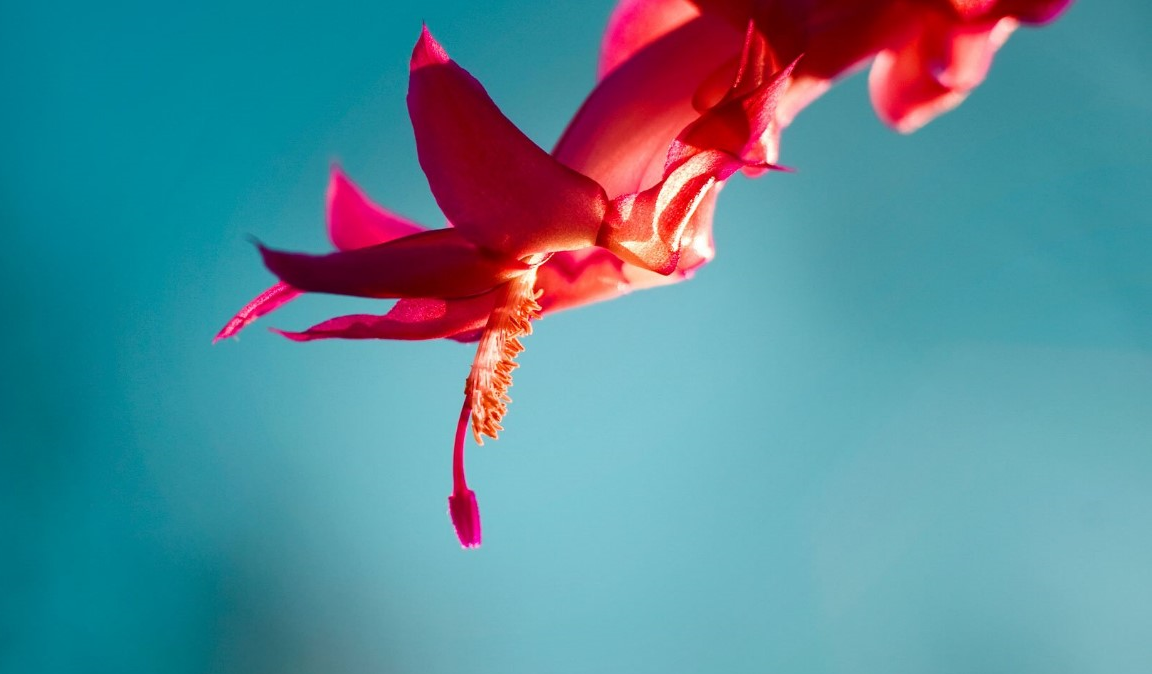
#> input picture opencv/opencv/image.png, 1152 x 674 px
$ jupyter execute 'image edge detection.ipynb'   (older library calls are emulated)
#> lines starting #> are read from the running program, lines starting #| are printed output that depends on the picture; after the words box and inside, x2 and y2 are one past the last pixel; in counts of white or black regions, pixels touching at a corner belong together
[cell 1]
import cv2

[cell 2]
img=cv2.imread("image.png",0)
#> img: shape (674, 1152); min 28, max 255, mean 137.3

[cell 3]
height,width=img.shape
#> height = 674; width = 1152

[cell 4]
sobel_x=cv2.Sobel(img,cv2.CV_64F,1,0,ksize=5)
sobel_y=cv2.Sobel(img,cv2.CV_64F,0,1,ksize=5)

[cell 5]
cv2.imshow("Sobel_x",sobel_x)
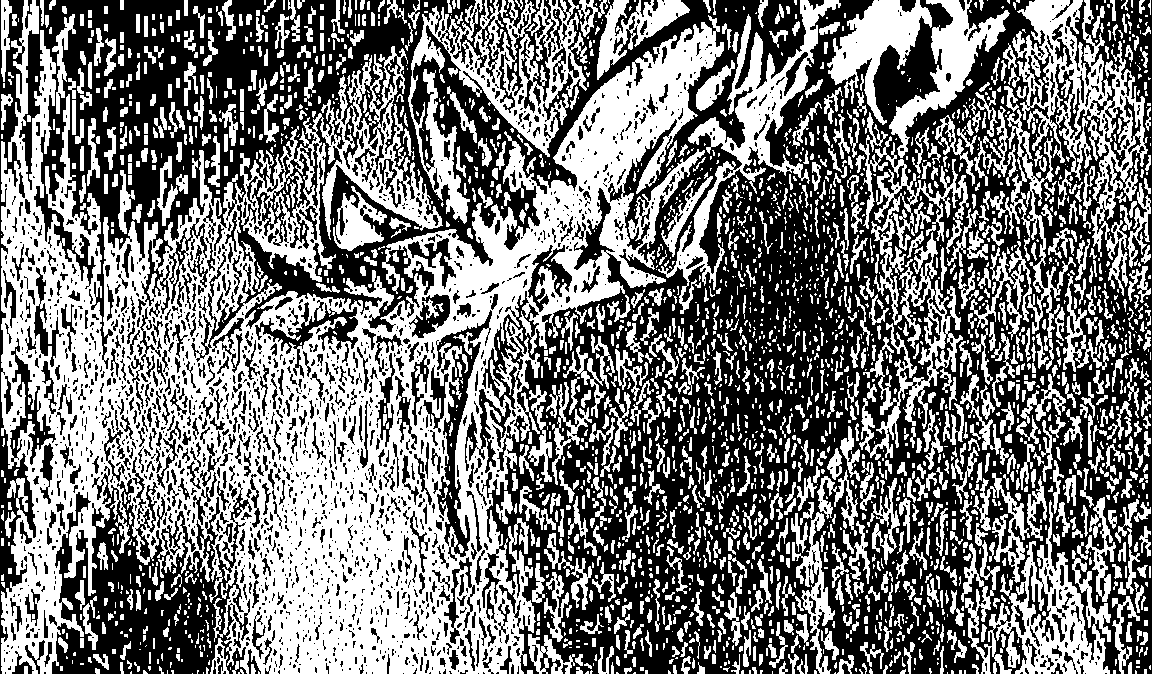
#> window 'Sobel_x': shape (674, 1152); 47.6% white; 2688 white regions (1432 under 20 px), largest, box (x1, y1, x2, y2) and area: (1, 0, 724, 674) 184794, (408, 0, 588, 224) 12079, (1012, 0, 1148, 296) 11526
cv2.waitKey(0)
cv2.imshow("sobel_y",sobel_y)
cv2.waitKey(0)
cv2.destroyAllWindows()

[cell 6]
sobel_or=cv2.bitwise_or(sobel_x,sobel_y)
cv2.imshow("sobel_or image",sobel_or)
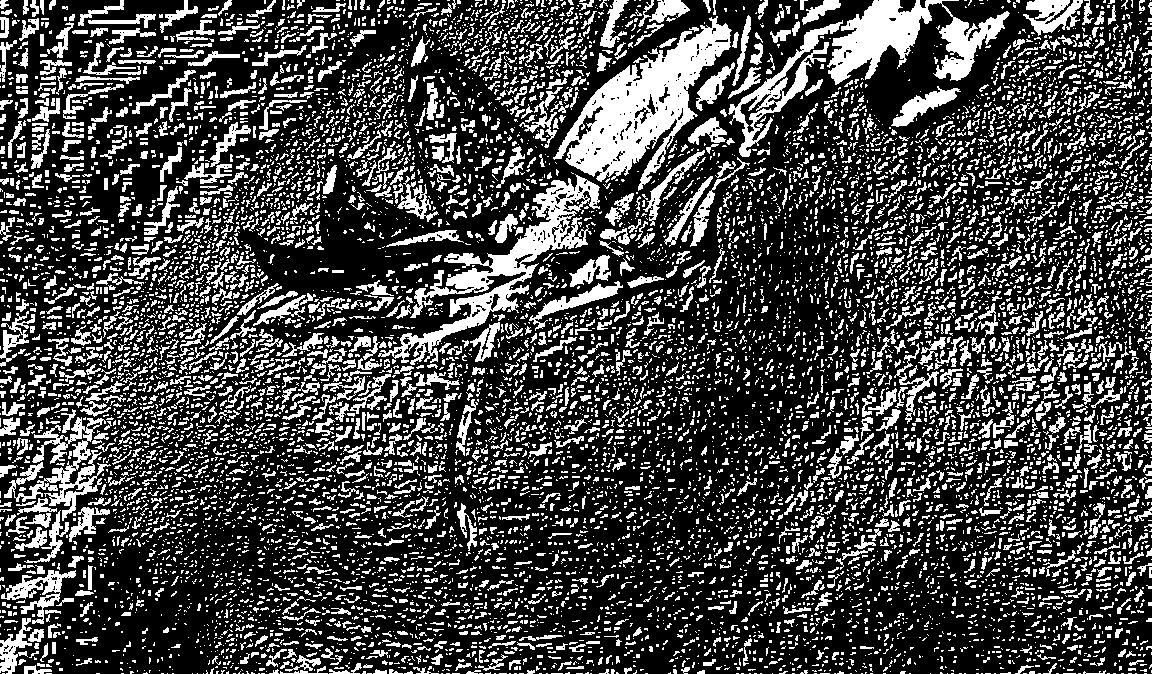
#> window 'sobel_or image': shape (674, 1152); 27.5% white; 10480 white regions (8190 under 20 px), largest, box (x1, y1, x2, y2) and area: (553, 16, 732, 191) 11247, (378, 174, 600, 365) 7947, (827, 0, 1010, 85) 6713
cv2.waitKey(0)
cv2.destroyAllWindows()

[cell 7]
laplacian=cv2.Laplacian(img,cv2.CV_64F)
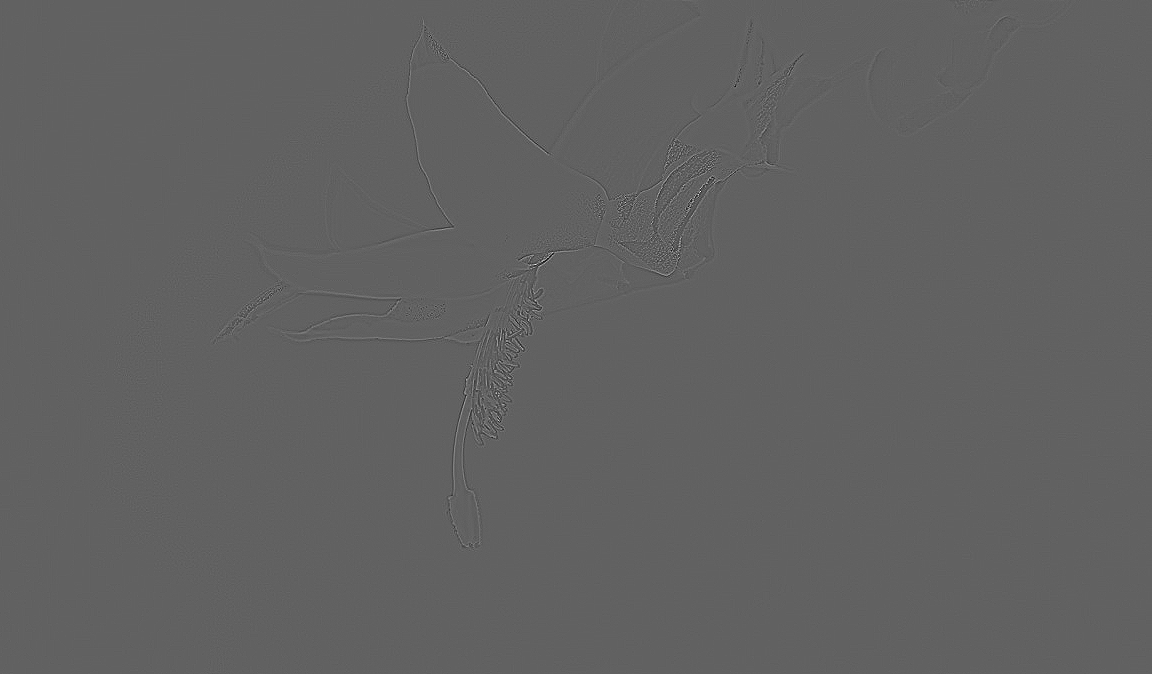
#> laplacian: shape (674, 1152) float64; min -195, max 315, mean 0; drawn with min black and max white
cv2.imshow("laplacian",laplacian)
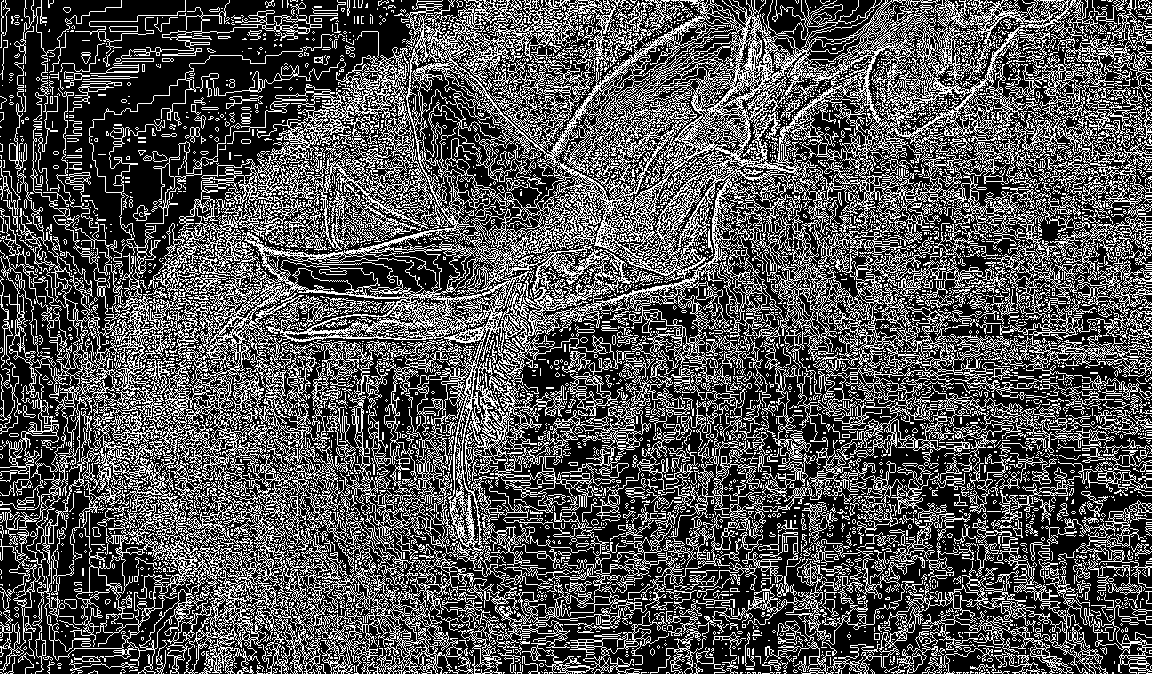
#> window 'laplacian': shape (674, 1152); 32.2% white in thin lines or dots
cv2.waitKey(0)
cv2.destroyAllWindows()

[cell 8]
canny=cv2.Canny(img,20,170)
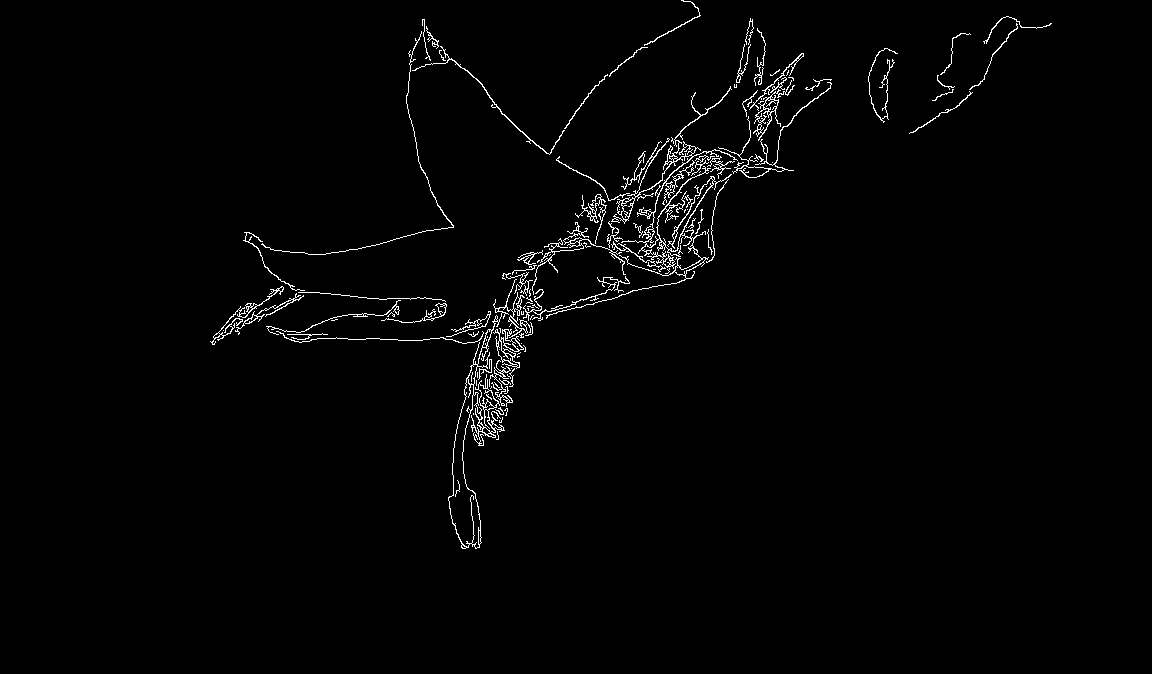
#> canny: shape (674, 1152); 1.6% white in thin lines or dots, all inside (x1, y1, x2, y2) = (210, 0, 1052, 549)

$ run again, with opencv/opencv/bg.jpg saved as opencv/opencv/image.png
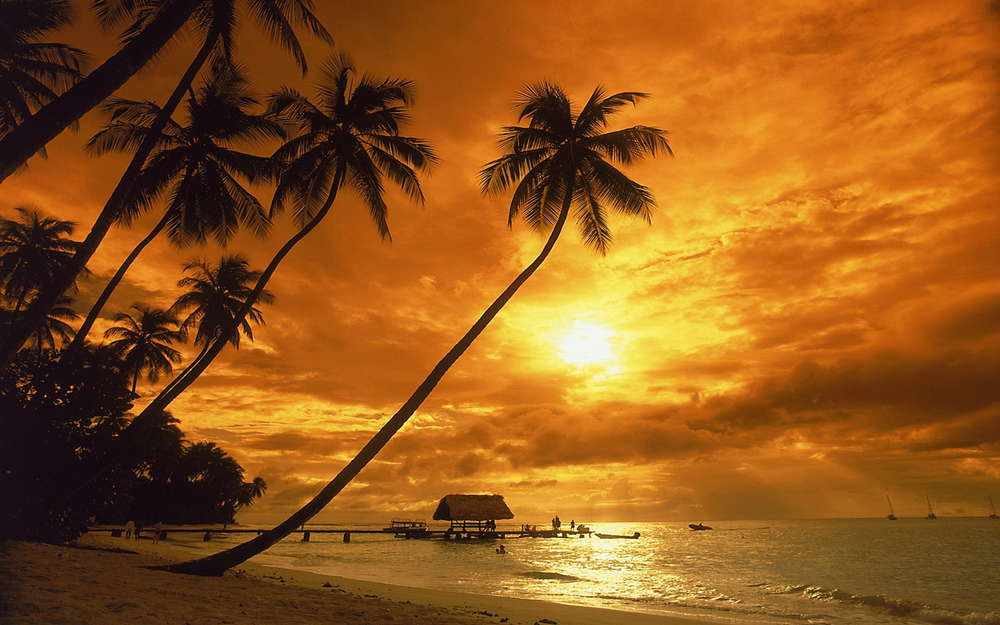
#> input picture opencv/opencv/bg.jpg, 1000 x 625 px, shrunk from 3840 x 2400 before the run
#> `cv2.imshow("Sobel_x",sobel_x)`:
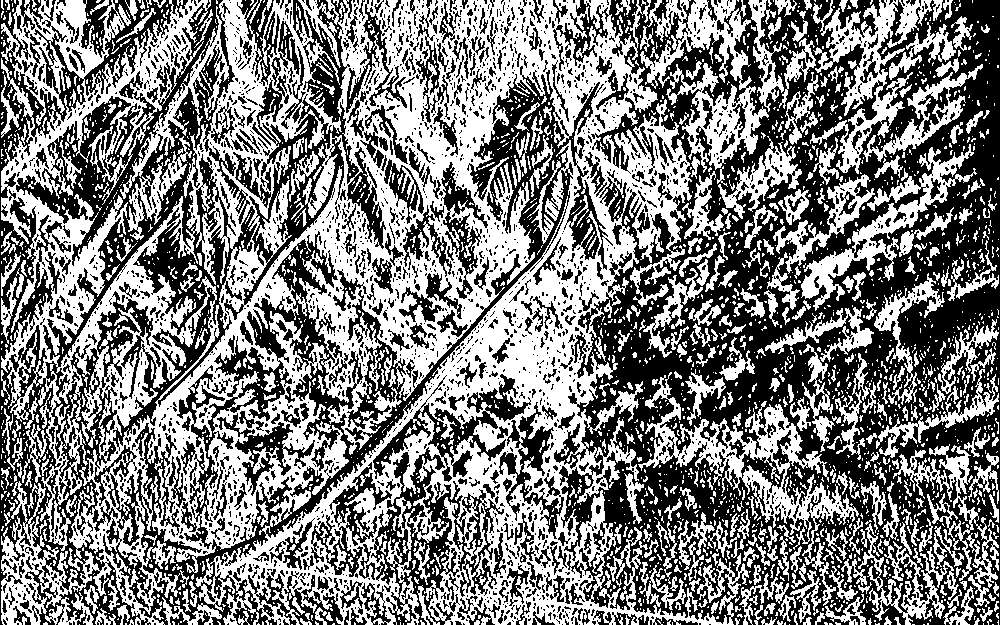
#> window 'Sobel_x': shape (625, 1000); 49.6% white; 2621 white regions (2109 under 20 px), largest, box (x1, y1, x2, y2) and area: (1, 0, 749, 625) 204307, (638, 372, 859, 570) 8300, (640, 0, 769, 173) 7773
#> `canny=cv2.Canny(img,20,170)`:
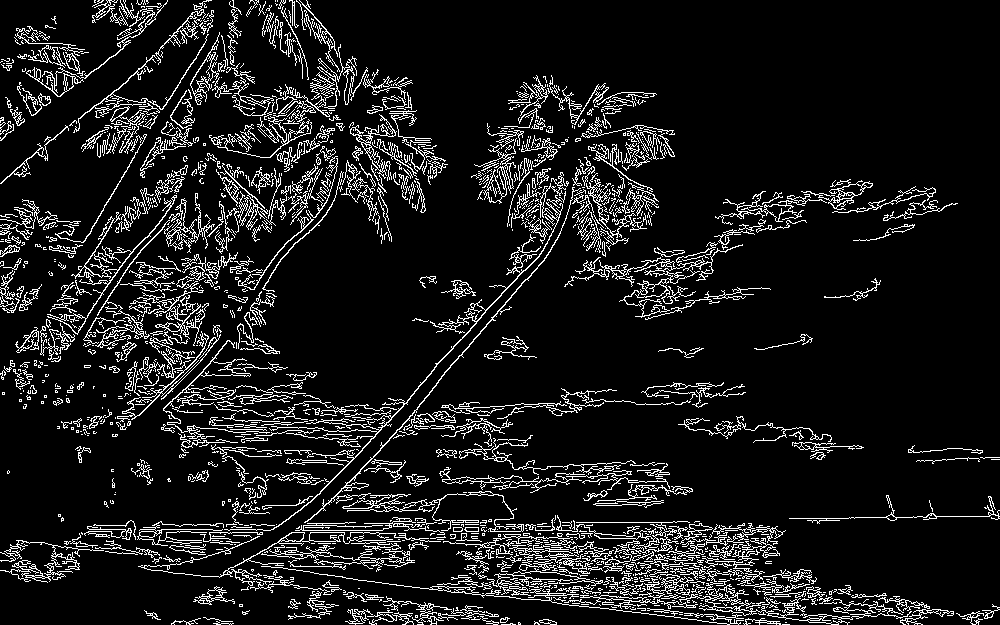
#> canny: shape (625, 1000); 10.3% white in thin lines or dots

$ run again, with opencv/opencv/face1.jpg saved as opencv/opencv/image.png
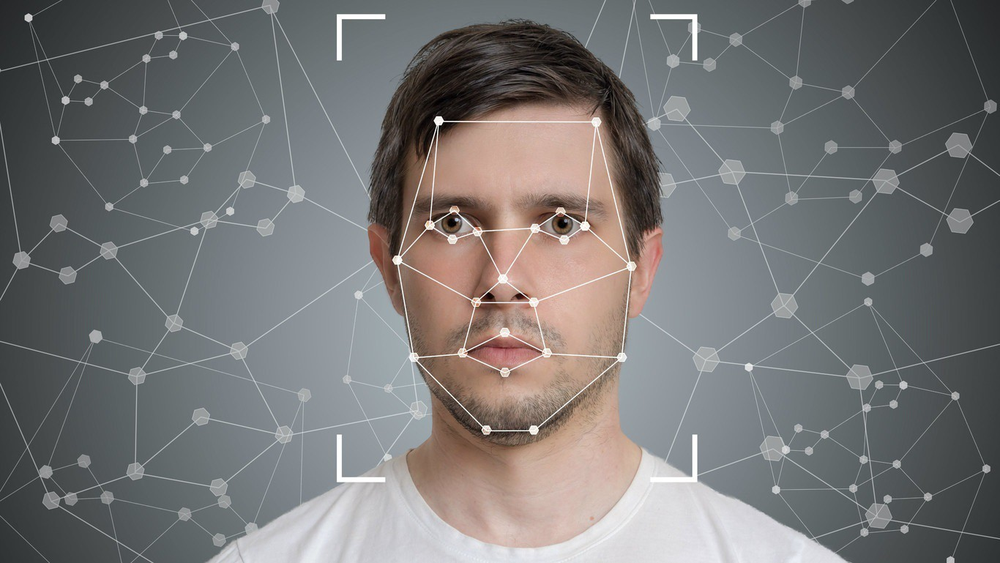
#> input picture opencv/opencv/face1.jpg, 1000 x 563 px, shrunk from 1366 x 769 before the run
#> `cv2.imshow("Sobel_x",sobel_x)`:
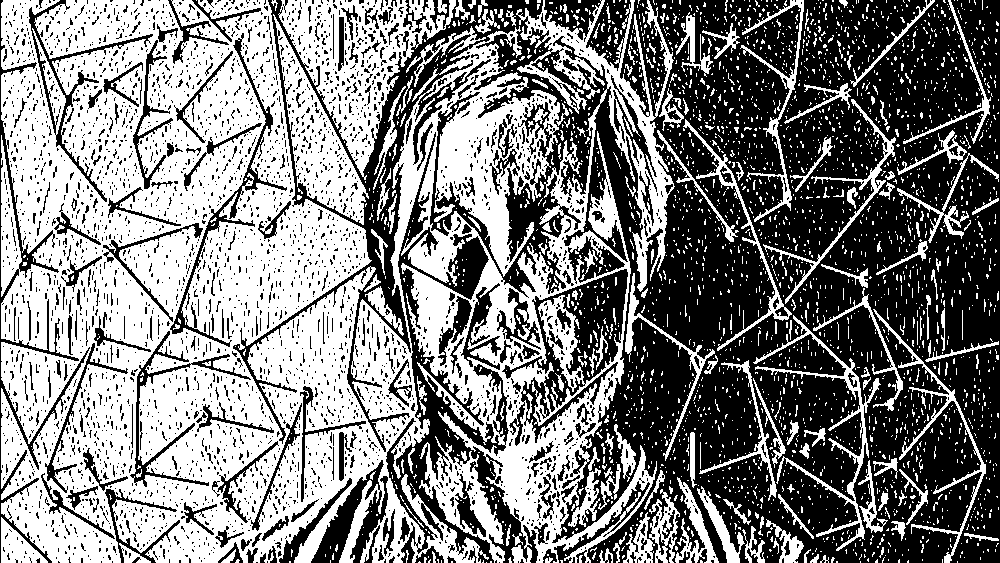
#> window 'Sobel_x': shape (563, 1000); 50.4% white; 3475 black regions (3187 under 20 px), largest, box (x1, y1, x2, y2) and area: (233, 0, 1000, 563) 198798, (386, 132, 538, 563) 13157, (502, 269, 628, 446) 6745
#> `canny=cv2.Canny(img,20,170)`:
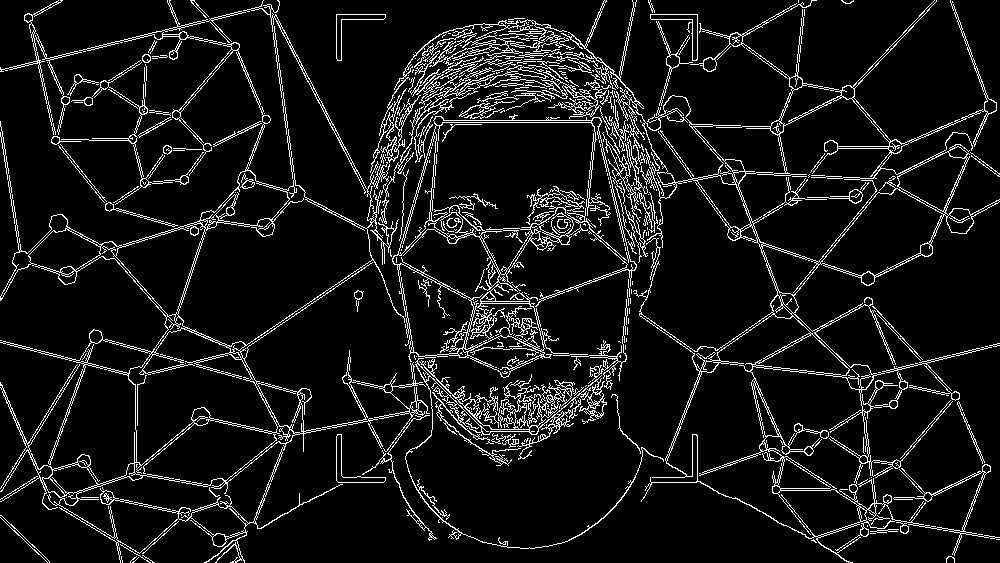
#> canny: shape (563, 1000); 8.4% white in thin lines or dots

$ run again, with opencv/opencv/sachin.jpg saved as opencv/opencv/image.png
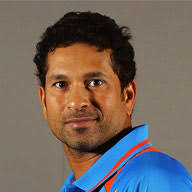
#> input picture opencv/opencv/sachin.jpg, 192 x 192 px
#> `cv2.imshow("Sobel_x",sobel_x)`:
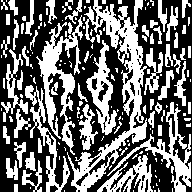
#> window 'Sobel_x': shape (192, 192); 42.4% white; 159 white regions (98 under 20 px), largest, box (x1, y1, x2, y2) and area: (67, 0, 147, 192) 3722, (36, 15, 83, 155) 2008, (107, 102, 191, 192) 1319
#> `canny=cv2.Canny(img,20,170)`:
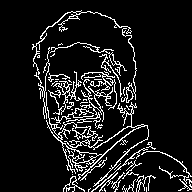
#> canny: shape (192, 192); 10.2% white in thin lines or dots, all inside (x1, y1, x2, y2) = (32, 10, 192, 192)
